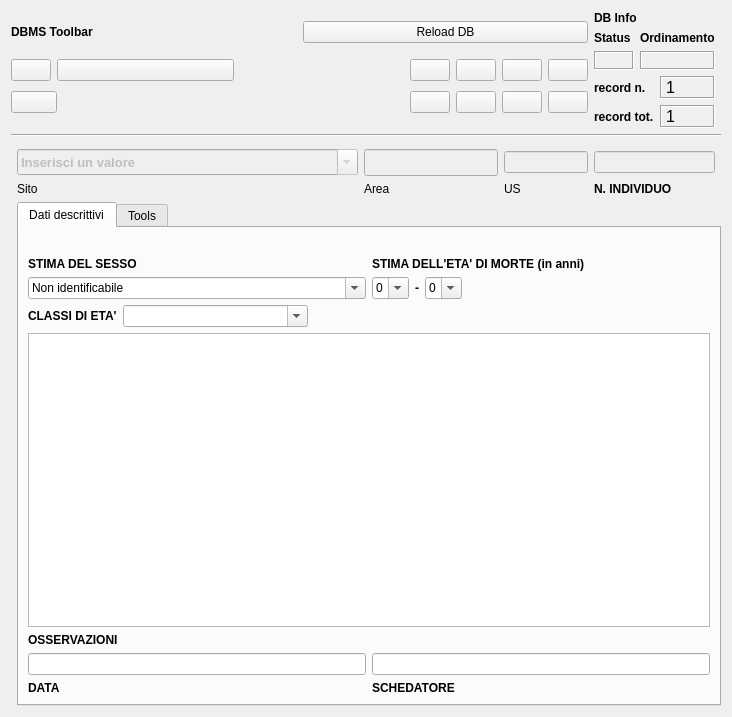
<?xml version="1.0" encoding="UTF-8"?>
<ui version="4.0">
 <class>DialogInd</class>
 <widget class="QDialog" name="DialogInd">
  <property name="geometry">
   <rect>
    <x>0</x>
    <y>0</y>
    <width>732</width>
    <height>717</height>
   </rect>
  </property>
  <property name="minimumSize">
   <size>
    <width>540</width>
    <height>400</height>
   </size>
  </property>
  <property name="windowTitle">
   <string>pyArchInit Gestione Scavi - Scheda Individuo</string>
  </property>
  <property name="windowIcon">
   <iconset resource="resources.qrc">
    <normaloff>:/images/iconPAI.png</normaloff>:/images/iconPAI.png</iconset>
  </property>
  <layout class="QGridLayout" name="gridLayout_6">
   <item row="4" column="4">
    <widget class="Line" name="line_6">
     <property name="orientation">
      <enum>Qt::Vertical</enum>
     </property>
    </widget>
   </item>
   <item row="1" column="0" rowspan="3" colspan="6">
    <widget class="Line" name="line_8">
     <property name="font">
      <font>
       <weight>75</weight>
       <bold>true</bold>
      </font>
     </property>
     <property name="orientation">
      <enum>Qt::Horizontal</enum>
     </property>
    </widget>
   </item>
   <item row="6" column="1">
    <widget class="QLabel" name="label">
     <property name="text">
      <string>Sito </string>
     </property>
    </widget>
   </item>
   <item row="5" column="2">
    <widget class="QLineEdit" name="lineEdit_area">
     <property name="enabled">
      <bool>false</bool>
     </property>
     <property name="minimumSize">
      <size>
       <width>61</width>
       <height>21</height>
      </size>
     </property>
     <property name="font">
      <font>
       <pointsize>12</pointsize>
       <weight>75</weight>
       <bold>true</bold>
      </font>
     </property>
    </widget>
   </item>
   <item row="5" column="4">
    <widget class="QLineEdit" name="lineEdit_individuo">
     <property name="enabled">
      <bool>false</bool>
     </property>
    </widget>
   </item>
   <item row="6" column="4">
    <widget class="QLabel" name="label_19">
     <property name="font">
      <font>
       <weight>75</weight>
       <bold>true</bold>
      </font>
     </property>
     <property name="text">
      <string>N. INDIVIDUO</string>
     </property>
    </widget>
   </item>
   <item row="0" column="4">
    <layout class="QGridLayout" name="gridLayout_5">
     <item row="0" column="0">
      <widget class="QLabel" name="label_42">
       <property name="font">
        <font>
         <weight>75</weight>
         <bold>true</bold>
        </font>
       </property>
       <property name="autoFillBackground">
        <bool>true</bool>
       </property>
       <property name="text">
        <string>DB Info</string>
       </property>
      </widget>
     </item>
     <item row="1" column="0">
      <layout class="QGridLayout" name="gridLayout_4">
       <item row="0" column="1">
        <widget class="QLabel" name="label_43">
         <property name="font">
          <font>
           <pointsize>9</pointsize>
           <weight>75</weight>
           <bold>true</bold>
          </font>
         </property>
         <property name="text">
          <string>Ordinamento</string>
         </property>
         <property name="margin">
          <number>0</number>
         </property>
        </widget>
       </item>
       <item row="1" column="0">
        <widget class="QLabel" name="label_status">
         <property name="minimumSize">
          <size>
           <width>40</width>
           <height>0</height>
          </size>
         </property>
         <property name="font">
          <font>
           <pointsize>10</pointsize>
           <weight>75</weight>
           <bold>true</bold>
          </font>
         </property>
         <property name="cursor">
          <cursorShape>ForbiddenCursor</cursorShape>
         </property>
         <property name="mouseTracking">
          <bool>false</bool>
         </property>
         <property name="contextMenuPolicy">
          <enum>Qt::DefaultContextMenu</enum>
         </property>
         <property name="frameShape">
          <enum>QFrame::Box</enum>
         </property>
         <property name="frameShadow">
          <enum>QFrame::Sunken</enum>
         </property>
         <property name="text">
          <string/>
         </property>
         <property name="alignment">
          <set>Qt::AlignCenter</set>
         </property>
         <property name="margin">
          <number>0</number>
         </property>
        </widget>
       </item>
       <item row="1" column="1">
        <widget class="QLabel" name="label_sort">
         <property name="font">
          <font>
           <pointsize>10</pointsize>
           <weight>75</weight>
           <bold>true</bold>
          </font>
         </property>
         <property name="cursor">
          <cursorShape>ForbiddenCursor</cursorShape>
         </property>
         <property name="mouseTracking">
          <bool>false</bool>
         </property>
         <property name="contextMenuPolicy">
          <enum>Qt::DefaultContextMenu</enum>
         </property>
         <property name="frameShape">
          <enum>QFrame::Box</enum>
         </property>
         <property name="frameShadow">
          <enum>QFrame::Sunken</enum>
         </property>
         <property name="text">
          <string/>
         </property>
         <property name="alignment">
          <set>Qt::AlignCenter</set>
         </property>
         <property name="margin">
          <number>0</number>
         </property>
        </widget>
       </item>
       <item row="0" column="0">
        <widget class="QLabel" name="label_34">
         <property name="font">
          <font>
           <pointsize>9</pointsize>
           <weight>75</weight>
           <bold>true</bold>
          </font>
         </property>
         <property name="text">
          <string>Status</string>
         </property>
         <property name="margin">
          <number>0</number>
         </property>
        </widget>
       </item>
      </layout>
     </item>
     <item row="2" column="0">
      <layout class="QGridLayout" name="gridLayout_3">
       <item row="0" column="0">
        <widget class="QLabel" name="label_27">
         <property name="font">
          <font>
           <pointsize>9</pointsize>
           <weight>75</weight>
           <bold>true</bold>
          </font>
         </property>
         <property name="text">
          <string>record n.</string>
         </property>
         <property name="margin">
          <number>0</number>
         </property>
        </widget>
       </item>
       <item row="0" column="1">
        <widget class="QLabel" name="label_rec_corrente">
         <property name="font">
          <font>
           <family>Microsoft Sans Serif</family>
           <pointsize>12</pointsize>
          </font>
         </property>
         <property name="cursor">
          <cursorShape>ForbiddenCursor</cursorShape>
         </property>
         <property name="mouseTracking">
          <bool>false</bool>
         </property>
         <property name="contextMenuPolicy">
          <enum>Qt::DefaultContextMenu</enum>
         </property>
         <property name="frameShape">
          <enum>QFrame::Box</enum>
         </property>
         <property name="frameShadow">
          <enum>QFrame::Sunken</enum>
         </property>
         <property name="text">
          <string>1</string>
         </property>
        </widget>
       </item>
       <item row="1" column="0">
        <widget class="QLabel" name="label_28">
         <property name="font">
          <font>
           <pointsize>9</pointsize>
           <weight>75</weight>
           <bold>true</bold>
          </font>
         </property>
         <property name="text">
          <string>record tot.</string>
         </property>
         <property name="margin">
          <number>0</number>
         </property>
        </widget>
       </item>
       <item row="1" column="1">
        <widget class="QLabel" name="label_rec_tot">
         <property name="font">
          <font>
           <family>Microsoft Sans Serif</family>
           <pointsize>12</pointsize>
          </font>
         </property>
         <property name="cursor">
          <cursorShape>ForbiddenCursor</cursorShape>
         </property>
         <property name="mouseTracking">
          <bool>false</bool>
         </property>
         <property name="contextMenuPolicy">
          <enum>Qt::DefaultContextMenu</enum>
         </property>
         <property name="frameShape">
          <enum>QFrame::Box</enum>
         </property>
         <property name="frameShadow">
          <enum>QFrame::Sunken</enum>
         </property>
         <property name="text">
          <string>1</string>
         </property>
        </widget>
       </item>
      </layout>
     </item>
    </layout>
   </item>
   <item row="5" column="1">
    <widget class="QComboBox" name="comboBox_sito">
     <property name="enabled">
      <bool>false</bool>
     </property>
     <property name="minimumSize">
      <size>
       <width>341</width>
       <height>26</height>
      </size>
     </property>
     <property name="font">
      <font>
       <pointsize>10</pointsize>
       <weight>75</weight>
       <bold>true</bold>
      </font>
     </property>
     <property name="mouseTracking">
      <bool>true</bool>
     </property>
     <property name="editable">
      <bool>true</bool>
     </property>
     <property name="maxVisibleItems">
      <number>99999</number>
     </property>
     <property name="maxCount">
      <number>2147483647</number>
     </property>
     <item>
      <property name="text">
       <string>Inserisci un valore</string>
      </property>
     </item>
    </widget>
   </item>
   <item row="5" column="3">
    <widget class="QLineEdit" name="lineEdit_us">
     <property name="enabled">
      <bool>false</bool>
     </property>
    </widget>
   </item>
   <item row="6" column="3">
    <widget class="QLabel" name="label_3">
     <property name="text">
      <string>US</string>
     </property>
    </widget>
   </item>
   <item row="6" column="2">
    <widget class="QLabel" name="label_2">
     <property name="text">
      <string>Area</string>
     </property>
    </widget>
   </item>
   <item row="7" column="1" colspan="5">
    <widget class="QTabWidget" name="tabWidget">
     <property name="enabled">
      <bool>true</bool>
     </property>
     <property name="cursor">
      <cursorShape>ArrowCursor</cursorShape>
     </property>
     <property name="mouseTracking">
      <bool>false</bool>
     </property>
     <property name="toolTip">
      <string>Grado/importanza</string>
     </property>
     <property name="currentIndex">
      <number>0</number>
     </property>
     <widget class="QWidget" name="tab_7">
      <attribute name="title">
       <string>Dati descrittivi</string>
      </attribute>
      <layout class="QGridLayout" name="gridLayout_7">
       <item row="1" column="0">
        <widget class="QLabel" name="label_21">
         <property name="font">
          <font>
           <weight>75</weight>
           <bold>true</bold>
          </font>
         </property>
         <property name="text">
          <string/>
         </property>
        </widget>
       </item>
       <item row="2" column="0">
        <layout class="QVBoxLayout" name="verticalLayout_4">
         <item>
          <widget class="QLabel" name="label_20">
           <property name="font">
            <font>
             <weight>75</weight>
             <bold>true</bold>
            </font>
           </property>
           <property name="text">
            <string>STIMA DEL SESSO</string>
           </property>
          </widget>
         </item>
         <item>
          <widget class="QComboBox" name="comboBox_sesso">
           <property name="editable">
            <bool>true</bool>
           </property>
           <item>
            <property name="text">
             <string>Non identificabile</string>
            </property>
           </item>
           <item>
            <property name="text">
             <string>Maschio</string>
            </property>
           </item>
           <item>
            <property name="text">
             <string>Femmina</string>
            </property>
           </item>
           <item>
            <property name="text">
             <string>Indeterminato</string>
            </property>
           </item>
          </widget>
         </item>
        </layout>
       </item>
       <item row="2" column="1">
        <layout class="QVBoxLayout" name="verticalLayout_3">
         <item>
          <widget class="QLabel" name="label_22">
           <property name="font">
            <font>
             <weight>75</weight>
             <bold>true</bold>
            </font>
           </property>
           <property name="text">
            <string>STIMA DELL'ETA' DI MORTE (in anni)</string>
           </property>
          </widget>
         </item>
         <item>
          <layout class="QHBoxLayout" name="horizontalLayout">
           <item>
            <widget class="QComboBox" name="comboBox_eta_min">
             <property name="editable">
              <bool>true</bool>
             </property>
             <item>
              <property name="text">
               <string>0</string>
              </property>
             </item>
            </widget>
           </item>
           <item>
            <widget class="QLabel" name="label_24">
             <property name="font">
              <font>
               <weight>75</weight>
               <bold>true</bold>
              </font>
             </property>
             <property name="text">
              <string>-</string>
             </property>
            </widget>
           </item>
           <item>
            <widget class="QComboBox" name="comboBox_eta_max">
             <property name="enabled">
              <bool>true</bool>
             </property>
             <property name="editable">
              <bool>true</bool>
             </property>
             <property name="insertPolicy">
              <enum>QComboBox::InsertAtBottom</enum>
             </property>
             <item>
              <property name="text">
               <string>0</string>
              </property>
             </item>
            </widget>
           </item>
           <item>
            <spacer name="horizontalSpacer_4">
             <property name="orientation">
              <enum>Qt::Horizontal</enum>
             </property>
             <property name="sizeHint" stdset="0">
              <size>
               <width>40</width>
               <height>20</height>
              </size>
             </property>
            </spacer>
           </item>
          </layout>
         </item>
        </layout>
       </item>
       <item row="3" column="0" colspan="2">
        <layout class="QVBoxLayout" name="verticalLayout_5">
         <item>
          <layout class="QHBoxLayout" name="horizontalLayout_2">
           <item>
            <widget class="QLabel" name="label_26">
             <property name="font">
              <font>
               <weight>75</weight>
               <bold>true</bold>
              </font>
             </property>
             <property name="text">
              <string>CLASSI DI ETA'</string>
             </property>
            </widget>
           </item>
           <item>
            <widget class="QComboBox" name="comboBox_classi_eta">
             <property name="editable">
              <bool>true</bool>
             </property>
             <item>
              <property name="text">
               <string/>
              </property>
             </item>
             <item>
              <property name="text">
               <string>Adulto giovane (20-29)</string>
              </property>
             </item>
             <item>
              <property name="text">
               <string>Adulto maturo (30-50)</string>
              </property>
             </item>
             <item>
              <property name="text">
               <string>Adulto di eta' avanzata (&gt;50)</string>
              </property>
             </item>
            </widget>
           </item>
           <item>
            <spacer name="horizontalSpacer_3">
             <property name="orientation">
              <enum>Qt::Horizontal</enum>
             </property>
             <property name="sizeHint" stdset="0">
              <size>
               <width>40</width>
               <height>20</height>
              </size>
             </property>
            </spacer>
           </item>
          </layout>
         </item>
         <item>
          <widget class="QTextEdit" name="textEdit_osservazioni"/>
         </item>
         <item>
          <widget class="QLabel" name="label_23">
           <property name="font">
            <font>
             <weight>75</weight>
             <bold>true</bold>
            </font>
           </property>
           <property name="text">
            <string>OSSERVAZIONI</string>
           </property>
          </widget>
         </item>
        </layout>
       </item>
       <item row="4" column="0">
        <layout class="QVBoxLayout" name="verticalLayout">
         <item>
          <widget class="QLineEdit" name="lineEdit_data_schedatura"/>
         </item>
         <item>
          <widget class="QLabel" name="label_15">
           <property name="font">
            <font>
             <weight>75</weight>
             <bold>true</bold>
            </font>
           </property>
           <property name="text">
            <string>DATA</string>
           </property>
          </widget>
         </item>
        </layout>
       </item>
       <item row="4" column="1">
        <layout class="QVBoxLayout" name="verticalLayout_2">
         <item>
          <widget class="QLineEdit" name="lineEdit_schedatore"/>
         </item>
         <item>
          <widget class="QLabel" name="label_16">
           <property name="font">
            <font>
             <weight>75</weight>
             <bold>true</bold>
            </font>
           </property>
           <property name="text">
            <string>SCHEDATORE</string>
           </property>
          </widget>
         </item>
        </layout>
       </item>
      </layout>
     </widget>
     <widget class="QWidget" name="tab_12">
      <attribute name="title">
       <string>Tools</string>
      </attribute>
      <layout class="QGridLayout" name="gridLayout_8">
       <item row="0" column="0">
        <layout class="QVBoxLayout" name="verticalLayout_6">
         <item>
          <widget class="QLabel" name="label_68">
           <property name="font">
            <font>
             <weight>75</weight>
             <bold>true</bold>
            </font>
           </property>
           <property name="text">
            <string>Toolbar</string>
           </property>
          </widget>
         </item>
         <item>
          <layout class="QHBoxLayout" name="horizontalLayout_13">
           <item>
            <widget class="QLabel" name="label_71">
             <property name="font">
              <font>
               <weight>75</weight>
               <bold>true</bold>
              </font>
             </property>
             <property name="text">
              <string>Visualizzazione GIS</string>
             </property>
            </widget>
           </item>
           <item>
            <widget class="QToolButton" name="toolButtonGis">
             <property name="minimumSize">
              <size>
               <width>109</width>
               <height>0</height>
              </size>
             </property>
             <property name="toolTip">
              <string/>
             </property>
             <property name="text">
              <string/>
             </property>
             <property name="icon">
              <iconset resource="resources.qrc">
               <normaloff>:/images/GIS.png</normaloff>:/images/GIS.png</iconset>
             </property>
             <property name="shortcut">
              <string>Ctrl+G</string>
             </property>
             <property name="checkable">
              <bool>true</bool>
             </property>
             <property name="checked">
              <bool>false</bool>
             </property>
             <property name="toolButtonStyle">
              <enum>Qt::ToolButtonTextOnly</enum>
             </property>
             <property name="arrowType">
              <enum>Qt::NoArrow</enum>
             </property>
            </widget>
           </item>
           <item>
            <spacer name="horizontalSpacer_7">
             <property name="orientation">
              <enum>Qt::Horizontal</enum>
             </property>
             <property name="sizeHint" stdset="0">
              <size>
               <width>40</width>
               <height>20</height>
              </size>
             </property>
            </spacer>
           </item>
          </layout>
         </item>
         <item>
          <layout class="QHBoxLayout" name="horizontalLayout_14">
           <item>
            <widget class="QLabel" name="label_72">
             <property name="font">
              <font>
               <weight>75</weight>
               <bold>true</bold>
              </font>
             </property>
             <property name="text">
              <string>Attivazione Preview pianta US</string>
             </property>
            </widget>
           </item>
           <item>
            <widget class="QToolButton" name="toolButtonPreview">
             <property name="enabled">
              <bool>false</bool>
             </property>
             <property name="toolTip">
              <string/>
             </property>
             <property name="text">
              <string>Preview pianta US</string>
             </property>
             <property name="icon">
              <iconset resource="resources.qrc">
               <normaloff>:/images/GIS.png</normaloff>:/images/GIS.png</iconset>
             </property>
             <property name="shortcut">
              <string>Ctrl+G</string>
             </property>
             <property name="checkable">
              <bool>true</bool>
             </property>
             <property name="checked">
              <bool>false</bool>
             </property>
             <property name="toolButtonStyle">
              <enum>Qt::ToolButtonTextOnly</enum>
             </property>
             <property name="arrowType">
              <enum>Qt::NoArrow</enum>
             </property>
            </widget>
           </item>
           <item>
            <widget class="QToolButton" name="toolButtonPan">
             <property name="enabled">
              <bool>false</bool>
             </property>
             <property name="minimumSize">
              <size>
               <width>109</width>
               <height>0</height>
              </size>
             </property>
             <property name="toolTip">
              <string>Pan tool</string>
             </property>
             <property name="text">
              <string/>
             </property>
             <property name="icon">
              <iconset resource="resources.qrc">
               <normaloff>:/images/mActionPan.png</normaloff>:/images/mActionPan.png</iconset>
             </property>
             <property name="shortcut">
              <string>Ctrl+G</string>
             </property>
             <property name="checkable">
              <bool>true</bool>
             </property>
             <property name="checked">
              <bool>false</bool>
             </property>
             <property name="toolButtonStyle">
              <enum>Qt::ToolButtonTextOnly</enum>
             </property>
             <property name="arrowType">
              <enum>Qt::NoArrow</enum>
             </property>
            </widget>
           </item>
           <item>
            <spacer name="horizontalSpacer_17">
             <property name="orientation">
              <enum>Qt::Horizontal</enum>
             </property>
             <property name="sizeHint" stdset="0">
              <size>
               <width>40</width>
               <height>20</height>
              </size>
             </property>
            </spacer>
           </item>
          </layout>
         </item>
         <item>
          <layout class="QHBoxLayout" name="horizontalLayout_16">
           <item>
            <widget class="QLabel" name="label_74">
             <property name="font">
              <font>
               <weight>75</weight>
               <bold>true</bold>
              </font>
             </property>
             <property name="text">
              <string>Esportain formato PDF</string>
             </property>
            </widget>
           </item>
           <item>
            <widget class="QPushButton" name="pushButton_pdf_exp">
             <property name="enabled">
              <bool>true</bool>
             </property>
             <property name="font">
              <font>
               <pointsize>9</pointsize>
              </font>
             </property>
             <property name="toolTip">
              <string>Export PDF</string>
             </property>
             <property name="text">
              <string>Singole schede</string>
             </property>
             <property name="icon">
              <iconset resource="resources.qrc">
               <normaloff>:/images/sheet.png</normaloff>:/images/sheet.png</iconset>
             </property>
            </widget>
           </item>
           <item>
            <widget class="QPushButton" name="pushButton_exp_index_us">
             <property name="enabled">
              <bool>false</bool>
             </property>
             <property name="font">
              <font>
               <pointsize>9</pointsize>
              </font>
             </property>
             <property name="text">
              <string>Elenco Individui</string>
             </property>
             <property name="icon">
              <iconset resource="resources.qrc">
               <normaloff>:/images/sheet.png</normaloff>:/images/sheet.png</iconset>
             </property>
            </widget>
           </item>
           <item>
            <spacer name="horizontalSpacer_19">
             <property name="orientation">
              <enum>Qt::Horizontal</enum>
             </property>
             <property name="sizeHint" stdset="0">
              <size>
               <width>40</width>
               <height>20</height>
              </size>
             </property>
            </spacer>
           </item>
          </layout>
         </item>
         <item>
          <layout class="QHBoxLayout" name="horizontalLayout_17">
           <item>
            <widget class="QLabel" name="label_75">
             <property name="font">
              <font>
               <weight>75</weight>
               <bold>true</bold>
              </font>
             </property>
             <property name="text">
              <string>Mostra immagini</string>
             </property>
            </widget>
           </item>
           <item>
            <widget class="QToolButton" name="toolButtonPreviewMedia">
             <property name="enabled">
              <bool>false</bool>
             </property>
             <property name="minimumSize">
              <size>
               <width>109</width>
               <height>0</height>
              </size>
             </property>
             <property name="text">
              <string>Mostra immagini</string>
             </property>
             <property name="icon">
              <iconset resource="resources.qrc">
               <normaloff>:/images/photo.png</normaloff>:/images/photo.png</iconset>
             </property>
             <property name="checkable">
              <bool>true</bool>
             </property>
            </widget>
           </item>
           <item>
            <spacer name="horizontalSpacer_12">
             <property name="orientation">
              <enum>Qt::Horizontal</enum>
             </property>
             <property name="sizeHint" stdset="0">
              <size>
               <width>40</width>
               <height>20</height>
              </size>
             </property>
            </spacer>
           </item>
          </layout>
         </item>
        </layout>
       </item>
       <item row="1" column="0">
        <spacer name="verticalSpacer">
         <property name="orientation">
          <enum>Qt::Vertical</enum>
         </property>
         <property name="sizeHint" stdset="0">
          <size>
           <width>20</width>
           <height>40</height>
          </size>
         </property>
        </spacer>
       </item>
      </layout>
     </widget>
    </widget>
   </item>
   <item row="0" column="0" colspan="4">
    <layout class="QGridLayout" name="gridLayout_2">
     <item row="0" column="1">
      <widget class="QPushButton" name="pushButton_connect">
       <property name="text">
        <string>Reload DB</string>
       </property>
      </widget>
     </item>
     <item row="1" column="0" colspan="2">
      <layout class="QGridLayout" name="gridLayout">
       <item row="0" column="0">
        <widget class="QPushButton" name="pushButton_first_rec">
         <property name="toolTip">
          <string>First rec</string>
         </property>
         <property name="text">
          <string/>
         </property>
         <property name="icon">
          <iconset resource="resources.qrc">
           <normaloff>:/images/5_leftArrows.png</normaloff>:/images/5_leftArrows.png</iconset>
         </property>
        </widget>
       </item>
       <item row="0" column="1" colspan="2">
        <widget class="QPushButton" name="pushButton_prev_rec">
         <property name="toolTip">
          <string>Prev rec</string>
         </property>
         <property name="text">
          <string/>
         </property>
         <property name="icon">
          <iconset resource="resources.qrc">
           <normaloff>:/images/4_leftArrow.png</normaloff>:/images/4_leftArrow.png</iconset>
         </property>
        </widget>
       </item>
       <item row="0" column="4">
        <widget class="QPushButton" name="pushButton_next_rec">
         <property name="toolTip">
          <string>Next rec</string>
         </property>
         <property name="text">
          <string/>
         </property>
         <property name="icon">
          <iconset resource="resources.qrc">
           <normaloff>:/images/6_rightArrow.png</normaloff>:/images/6_rightArrow.png</iconset>
         </property>
        </widget>
       </item>
       <item row="0" column="5">
        <widget class="QPushButton" name="pushButton_last_rec">
         <property name="toolTip">
          <string>Last rec</string>
         </property>
         <property name="text">
          <string/>
         </property>
         <property name="icon">
          <iconset resource="resources.qrc">
           <normaloff>:/images/7_rightArrows.png</normaloff>:/images/7_rightArrows.png</iconset>
         </property>
        </widget>
       </item>
       <item row="0" column="6">
        <widget class="QPushButton" name="pushButton_new_rec">
         <property name="font">
          <font>
           <pointsize>9</pointsize>
          </font>
         </property>
         <property name="toolTip">
          <string>New record</string>
         </property>
         <property name="text">
          <string/>
         </property>
         <property name="icon">
          <iconset resource="resources.qrc">
           <normaloff>:/images/newrec.png</normaloff>:/images/newrec.png</iconset>
         </property>
        </widget>
       </item>
       <item row="0" column="7">
        <widget class="QPushButton" name="pushButton_save">
         <property name="font">
          <font>
           <pointsize>9</pointsize>
          </font>
         </property>
         <property name="toolTip">
          <string>Save</string>
         </property>
         <property name="text">
          <string/>
         </property>
         <property name="icon">
          <iconset resource="resources.qrc">
           <normaloff>:/images/b_save.png</normaloff>:/images/b_save.png</iconset>
         </property>
         <property name="autoDefault">
          <bool>false</bool>
         </property>
        </widget>
       </item>
       <item row="1" column="0" colspan="2">
        <widget class="QPushButton" name="pushButton_delete">
         <property name="font">
          <font>
           <pointsize>9</pointsize>
          </font>
         </property>
         <property name="toolTip">
          <string>Delete record</string>
         </property>
         <property name="text">
          <string/>
         </property>
         <property name="icon">
          <iconset resource="resources.qrc">
           <normaloff>:/images/delete.png</normaloff>:/images/delete.png</iconset>
         </property>
        </widget>
       </item>
       <item row="1" column="2">
        <spacer name="horizontalSpacer">
         <property name="orientation">
          <enum>Qt::Horizontal</enum>
         </property>
         <property name="sizeHint" stdset="0">
          <size>
           <width>70</width>
           <height>30</height>
          </size>
         </property>
        </spacer>
       </item>
       <item row="1" column="4">
        <widget class="QPushButton" name="pushButton_new_search">
         <property name="font">
          <font>
           <pointsize>9</pointsize>
          </font>
         </property>
         <property name="toolTip">
          <string>new search</string>
         </property>
         <property name="text">
          <string/>
         </property>
         <property name="icon">
          <iconset resource="resources.qrc">
           <normaloff>:/images/new_search.png</normaloff>:/images/new_search.png</iconset>
         </property>
        </widget>
       </item>
       <item row="1" column="5">
        <widget class="QPushButton" name="pushButton_search_go">
         <property name="font">
          <font>
           <pointsize>9</pointsize>
          </font>
         </property>
         <property name="toolTip">
          <string>search !!!</string>
         </property>
         <property name="text">
          <string/>
         </property>
         <property name="icon">
          <iconset resource="resources.qrc">
           <normaloff>:/images/search.png</normaloff>:/images/search.png</iconset>
         </property>
        </widget>
       </item>
       <item row="1" column="6">
        <widget class="QPushButton" name="pushButton_sort">
         <property name="font">
          <font>
           <pointsize>9</pointsize>
          </font>
         </property>
         <property name="toolTip">
          <string>Order by</string>
         </property>
         <property name="text">
          <string/>
         </property>
         <property name="icon">
          <iconset resource="resources.qrc">
           <normaloff>:/images/sort.png</normaloff>:/images/sort.png</iconset>
         </property>
        </widget>
       </item>
       <item row="1" column="7">
        <widget class="QPushButton" name="pushButton_view_all">
         <property name="font">
          <font>
           <pointsize>9</pointsize>
          </font>
         </property>
         <property name="toolTip">
          <string>View alls records</string>
         </property>
         <property name="text">
          <string/>
         </property>
         <property name="icon">
          <iconset resource="resources.qrc">
           <normaloff>:/images/view_all.png</normaloff>:/images/view_all.png</iconset>
         </property>
        </widget>
       </item>
       <item row="0" column="3">
        <spacer name="horizontalSpacer_2">
         <property name="orientation">
          <enum>Qt::Horizontal</enum>
         </property>
         <property name="sizeHint" stdset="0">
          <size>
           <width>60</width>
           <height>20</height>
          </size>
         </property>
        </spacer>
       </item>
      </layout>
     </item>
     <item row="0" column="0">
      <widget class="QLabel" name="label_29">
       <property name="font">
        <font>
         <weight>75</weight>
         <bold>true</bold>
        </font>
       </property>
       <property name="text">
        <string>DBMS Toolbar</string>
       </property>
      </widget>
     </item>
    </layout>
   </item>
  </layout>
 </widget>
 <resources>
  <include location="resources.qrc"/>
 </resources>
 <connections/>
</ui>
